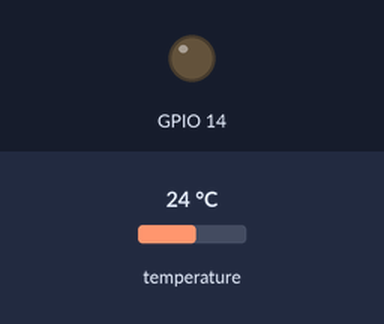
Bench run of a program on a simulated ESP8266 (NodeMCU). Shown: output pins drawn as LEDs (lit = HIGH). The inputs (shaded band) are chosen by the test bench; at power-on: temperature 24 °C. WiFi joins after 1.5 s; servers stay silent unless stated; what the program prints to the serial monitor is not drawn.

Above: at 20.1 s.
At 46.6 s:
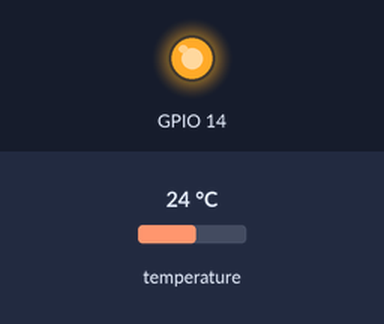
Timing chart, 0 to 78.2 s (numbered marks = the images above):
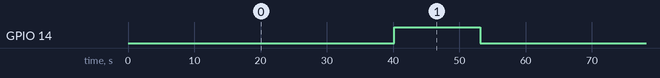

The program:

main.cpp
```cpp
#include <Arduino.h>
#include <Ticker.h>

#include <main.h>

Ticker timerISR;
uint8 Main_OneTimeCounter = 1U;
String Main_SerialPrint = "";


void setup() {
  /* Initialize Global timer */
  GlobalTimer = 0U;

  Serial.begin(SERIAL_BAUDRATE);

#ifdef SERIAL_PRINT_MAIN
  Main_SerialPrint = "Main: Init Start.";
  Serial.println(Main_SerialPrint);
#endif
  /* Call Task Manager Init function */
  TaskMgr_Init();

  /* Attach handler to timer interrupt */
  timerISR.attach(0.5,HandleTimerInterrupt);

#ifdef SERIAL_PRINT_MAIN
  Main_SerialPrint = "Main: Init Stop.";
  Serial.println(Main_SerialPrint);
#endif

}

void loop() {
  if (0U < Main_OneTimeCounter)
  {
    Main_OneTimeCounter = 0U;
#ifdef SERIAL_PRINT_MAIN
    Main_SerialPrint = "Main: Loop Start.";
    Serial.println(Main_SerialPrint);
#endif
  }
  else
  {
    /* do nothing */
  }


  /* Execute task manager */
  TaskMgr_Main();
}

void HandleTimerInterrupt(void)
{
  /* Increment global timer. */
  GlobalTimer++;

  if (0U == (GlobalTimer % TIMER_1S))
  {
    /* Flag 1s Task as to be executed */
    Rte_IWrite_TaskMgr_Handler_Flags |= 1 << TIMER_1S_ID;
  }
  else
  {
    /* do nothing */
  }
  if (0U == (GlobalTimer % TIMER_5S))
  {
    /* Flag 5s Task as to be executed */
    Rte_IWrite_TaskMgr_Handler_Flags |= 1 << TIMER_5S_ID;
  }
  else
  {
    /* do nothing */
  }
  if (0U == (GlobalTimer % TIMER_10S))
  {
    /* Flag 10s Task as to be executed */
    Rte_IWrite_TaskMgr_Handler_Flags |= 1 << TIMER_10S_ID;
  }
  else
  {
    /* do nothing */
  }
  if (0U == (GlobalTimer % TIMER_30S))
  {
    /* Flag 30s Task as to be executed */
    Rte_IWrite_TaskMgr_Handler_Flags |= 1 << TIMER_30S_ID;
  }
  else
  {
    /* do nothing */
  }
  if (0U == (GlobalTimer % TIMER_1M))
  {
    /* Flag 1m Task as to be executed */
    Rte_IWrite_TaskMgr_Handler_Flags |= 1 << TIMER_1M_ID;
  }
  else
  {
    /* do nothing */
  }
  if (GlobalTimer == TIMER_1M)
  {
    /* Reset timer */
    GlobalTimer = 0;
  }
  else
  {
    /* do nothing */
  }
}
```

BlynkClient.h
```cpp
#ifndef BLYNKCLIENT_H
#define BLYNKCLIENT_H 1
/**************** Includes ************/
#include <Arduino.h>


/**************** Defines ************/
#define BLYNKCLIENT_SEND_DATA_ID          0U
#define BLYNKCLIENT_SEND_NOTIF_ID         1U

/**************** Varables ************/


/**************** Functions ************/
void BlynkClient_Init(void);
void BlynkClient_Main(void);

#endif
```

Rte_Types.h
```cpp
#ifndef RTE_TYPES_H
#define RTE_TYPES_H 1
/**************** Includes ************/
#include <Arduino.h>


/**************** Data Types ************/
typedef struct Rte_Temperature_Reading_Type_Tag
{
    float      Data;
    uint8       Qf;
}Rte_Temperature_Reading_Type;


/**************** Varables ************/


/**************** Functions ************/
void Rte_Init(void);


#endif
```

TCPClient.h
```cpp
#ifndef TCPCLIENT_H
#define TCPCLIENT_H 1
/**************** Includes ************/
#include <Arduino.h>


/**************** Defines ************/
#define TCPCLIENT_SEND_DATA_ID          0U
#define TCPCLIENT_SERVER_TEST_ID        1U


/**************** Varables ************/


/**************** Functions ************/
void TCPClient_Init();
void TCPClient_Main();


#endif
```

TaskMgr.h
```cpp
#ifndef TASKMGR_H
#define TASKMGR_H 1
/**************** Includes ************/
#include <Arduino.h>


/**************** Defines ************/
#define TIMER_1S                2U
#define TIMER_5S                10U
#define TIMER_10S               20U
#define TIMER_30S               60U
#define TIMER_1M                120U /* put back to 120 */


#define TIMER_1S_ID             0U
#define TIMER_5S_ID             1U
#define TIMER_10S_ID            2U
#define TIMER_30S_ID            3U
#define TIMER_1M_ID             4U

#define NUMBER_OF_TIMERS        5U


/**************** Varables ************/


/**************** Functions ************/

void TaskMgr_Init(void);
void TaskMgr_Main(void);


#endif
```

Temperature.h
```cpp
#ifndef TEMPERATURE_H
#define TEMPERATURE_H 1
/**************** Includes ************/
#include <Arduino.h>


/**************** Defines ************/

#define TEMPERATURE_HANDLE_READING_ID       0U

#define TEMPERATURE_READ_TEMP_FACTOR   10U /* Multiplication factor of the sensor data */


/**************** Varables ************/


/**************** Functions ************/
void Temperature_Init(void);
void Temperature_Main(void);


#endif
```

BlynkClient.cpp
```cpp
#include <BlynkClient.h>


#include "BlynkClient_Priv.h"
#include "CompilerSwitch.h"

//#define BLYNK_PRINT Serial
//#define BLYNK_DEBUG

/* Global Variables */

BlynkClient_Data_Type BlynkClient_Data;

String BlynkClient_PrintString;

uint8 BlynkClient_OneTimeCounter = 1U;
String BlynkClient_SerialPrint = "";


/* Functions */
/********************************************************
* BlynkClient Init function.
********************************************************/
void BlynkClient_Init(void)
{
#ifdef SERIAL_PRINT_BLYNK
  BlynkClient_SerialPrint = "BlynkClient: Init Start.";
  Serial.println(BlynkClient_SerialPrint);
#endif

    BlynkClient_Data.State = BLYNKCLIENT_STATE_INIT;
    BlynkClient_Data.Notification = BLYNKCLIENT_NO_NOTIFICATION;
    /* Init with max value to start connect at startup.*/
    BlynkClient_Data.ReconnectCounter = BLYNKCLIENT_RECONNECT_WAIT_TIME;

    Rte_IRead_BlynkClient_ActionFlags = 0U;

    BlynkClient_PrintString = "";

    /* WiFi Configuration */
    WiFi.mode(WIFI_STA);
    if (WiFi.status() != WL_CONNECTED)
    {
#ifdef SERIAL_PRINT_BLYNK
        BlynkClient_SerialPrint = "BlynkClient: Wifi Start.";
        Serial.println(BlynkClient_SerialPrint);
#endif
        WiFi.begin(Blynk_WiFi_Name, Blynk_WiFi_Password);
#ifdef SERIAL_PRINT_BLYNK
        BlynkClient_SerialPrint = "BlynkClient: Wifi Stop.";
        Serial.println(BlynkClient_SerialPrint);
#endif
    }

#ifdef SERIAL_PRINT_BLYNK
  BlynkClient_SerialPrint = "BlynkClient: Init Stop.";
  Serial.println(BlynkClient_SerialPrint);
#endif

}
/********************************************************
* BlynkClient Main function.
********************************************************/
void BlynkClient_Main(void)
{
    if (0U < BlynkClient_OneTimeCounter)
    {
        BlynkClient_OneTimeCounter = 0U;
#ifdef SERIAL_PRINT_BLYNK
        BlynkClient_SerialPrint = "BlynkClient: Loop Start.";
        Serial.println(BlynkClient_SerialPrint);
#endif
    }
    else
    {
        /* do nothing */
    }

     blynkclient_CheckWiFiState();
}

/********************************************************
* BlynkClient chech connection status to the WiFI.
********************************************************/
void blynkclient_CheckWiFiState(void)
{
   if(WiFi.status() != WL_CONNECTED)
   {
       Rte_IWrite_BlynkClient_WifiStatus = WIFI_STATUS_NOT_CONNECTED;
#ifdef SERIAL_PRINT_BLYNK
            BlynkClient_PrintString = "Blynk: WiFI Not connected ";
            //Serial.println(BlynkClient_PrintString);
#endif
   }
   else
   {
       Rte_IWrite_BlynkClient_WifiStatus = WIFI_STATUS_CONNECTED;
#ifdef SERIAL_PRINT_BLYNK
            BlynkClient_PrintString = "Blynk: WiFi Connected ";
            //Serial.println(BlynkClient_PrintString);
#endif

   }

}
```

BlynkClient_Priv.h
```cpp
#ifndef BLYNKCLIENT_PRIV_H
#define BLYNKCLIENT_PRIV_H 1
/**************** Includes ************/
#include <Arduino.h>
#include <ESP8266WiFi.h>
#include <BlynkSimpleEsp8266.h>
#include <Rte_Types.h>


/**************** Defines ************/
#define BLYNKCLIENT_PORT    8080U

#define IP_1st              192U
#define IP_2nd              168U
#define IP_3rd              0U
#define IP_4th              123U
//#define IP_4th              131U


#define BLYNKCLIENT_STATE_INIT              1U
#define BLYNKCLIENT_STATE_CONNECTED         2U
#define BLYNKCLIENT_STATE_NOT_CONNECTED     3U


#define BLYNKCLIENT_RECONNECT_WAIT_TIME     30U

#define BLYNKCLIENT_NO_NOTIFICATION         0U

#define BLYNKCLIENT_TEMP_SCALE              10U

/**************** Varables ************/

typedef struct BlynkClient_Data_Type_Tag
{
    uint8       State;
    uint8       Notification;
    uint8       ReconnectCounter;
}BlynkClient_Data_Type;

extern Rte_Temperature_Reading_Type Rte_Temperature_ReadedTemp;
#define Rte_IRead_BlynkClient_ReadedTemperature    Rte_Temperature_ReadedTemp

extern uint8 Rte_BlynkClient_ActionFlags;
#define Rte_IRead_BlynkClient_ActionFlags Rte_BlynkClient_ActionFlags

extern uint8 Rte_BlynkClient_WiFiStatus;
#define Rte_IWrite_BlynkClient_WifiStatus Rte_BlynkClient_WiFiStatus

extern uint8 Rte_BlynkClient_ServerConnStatus;
#define Rte_IWrite_BlynkClient_ServerConnStatus Rte_BlynkClient_ServerConnStatus


/**************** Functions ************/
void blynkclient_CheckWiFiState(void);

#endif
```

CompilerSwitch.h
```cpp
#ifndef COMPILER_SWITCH_H
#define COMPILER_SWITCH_H 1
/* This header shall be included in everi software component.
    This header includes defines which are used as compiler switches. */

#define SERIAL_PRINT_TCP_DATA_TO_SERVER         1U /* If this define exist serial prints are working for TcpClient module */

#define SERIAL_PRINT_MAIN                       1U /* If this define exist serial prints are working for TcpClient module */
#define SERIAL_PRINT_TASKMGR                    1U /* If this define exist serial prints are working for TcpClient module */
#define SERIAL_PRINT_TCP                        1U /* If this define exist serial prints are working for TcpClient module */
#define SERIAL_PRINT_TEMP                       1U /* If this define exist serial prints are working for Temperature module */
#define SERIAL_PRINT_BLYNK                      1U /* If this define exist serial prints are working for BlynkClient module */


/* Some other defines used by all the modules */
#define TRUE                    1U
#define FALSE                   0U

#define TEMPERATURE_QF_INIT             0U
#define TEMPERATURE_QF_GOOD             1U
#define TEMPERATURE_QF_FAILING          2U
#define TEMPERATURE_QF_BAD              3U


#define WIFI_STATUS_INIT                0U
#define WIFI_STATUS_CONNECTED           1U
#define WIFI_STATUS_NOT_CONNECTED       2U

#define BLYNK_SERVER_STATUS_INIT                0U
#define BLYNK_SERVER_STATUS_CONNECTED           1U
#define BLYNK_SERVER_STATUS_NOT_CONNECTED       2U

/***************** Configuration *****************/
const char Blynk_WiFi_Name[] = "N***i";          /* add your WiFi name (SSID) */
const char Blynk_WiFi_Password[] = "t***3";      /* add your WiFi password */

/*
#define BLYNK_SLAVE_ID                  1U      // Slave IDs start from 1
*/

#define BLYNK_SLAVE_ID                  2U      // Slave IDs start from 1

/*
#define BLYNK_SLAVE_ID                  3U      // Slave IDs start from 1
*/

/*************************************************/
#endif
```

Rte.cpp
```cpp
/**************** Includes ************/
#include <Arduino.h>
#include <Rte_Types.h>


/**************** Defines ************/


/**************** Varables ************/
/// OS ///
uint8 Rte_TaskMgr_Handler_Flags;
//------//

/// Temperature ///
Rte_Temperature_Reading_Type Rte_Temperature_ReadedTemp;
uint8 Rte_Temperature_ActionFlags;
//---------------//

/// Blynk ///
uint8 Rte_BlynkClient_ActionFlags;
uint8 Rte_BlynkClient_WiFiStatus;
uint8 Rte_BlynkClient_ServerConnStatus;
//---------//

/// TCP ///
uint8 Rte_TCPClient_ActionFlags;
//------//


/**************** Functions ************/
void Rte_Init(void)
{
    /// OS ///
    Rte_TaskMgr_Handler_Flags = 0U;
    //------//

    /// Temperature ///
    Rte_Temperature_ActionFlags = 0U;
    Rte_Temperature_ReadedTemp.Data = 0U;
    Rte_Temperature_ReadedTemp.Qf = 0U;
    //---------------//

    /// Blynk ///
    Rte_BlynkClient_ActionFlags = 0U;
    Rte_BlynkClient_WiFiStatus = 0U;
    Rte_BlynkClient_ServerConnStatus = 0U;
    //---------//

    /// TCP ///
    Rte_TCPClient_ActionFlags = 0U;
    //------//


}
```

TaskMgr.cpp
```cpp
#include <TaskMgr.h>
#include <Temperature.h>
#include <BlynkClient.h>
#include <TCPClient.h>

#include "TaskMgr_Priv.h"
#include "CompilerSwitch.h"

/* Global shared variables */
uint8 TaskMgr_InRunPrintCounter = 0U;
uint8 TaskMgr_OneTimeCounter = 1U;
String TaskMgr_SerialPrint = "";


void TaskMgr_Init(void)
{
#ifdef SERIAL_PRINT_TASKMGR
  TaskMgr_SerialPrint = "TaskMgr: Init Start.";
  Serial.println(TaskMgr_SerialPrint);
#endif

    /// OS ///
    /* Initialize timer handlers flag */
    Rte_IRead_TaskMgr_Handler_Flags = 0U;
    /* Call Rte_Init() */
    Rte_Init();
    //------//

    /// Temperature ///
    Temperature_Init();
    //---------------//

    /// TCP ///
    TCPClient_Init();
    //-------//

    /* Blynk init lasts much time so keep it in the last position. */
    /// Blynk ///
    BlynkClient_Init();
    //---------//

#ifdef SERIAL_PRINT_TASKMGR
  TaskMgr_SerialPrint = "TaskMgr: Init Stop.";
  Serial.println(TaskMgr_SerialPrint);
#endif

}

void TaskMgr_Main(void)
{
    if (0U < TaskMgr_OneTimeCounter)
    {
        TaskMgr_OneTimeCounter = 0U;
#ifdef SERIAL_PRINT_TASKMGR
        TaskMgr_SerialPrint = "TaskMgr: Loop Start.";
        Serial.println(TaskMgr_SerialPrint);
#endif
    }
    else
    {
        /* do nothing */
    }

    /* The order of the tasks are decreasing because rearly executed tasks set flags
        for often executed tasks */
    if(FALSE != (Rte_IRead_TaskMgr_Handler_Flags & (1 << TIMER_1M_ID)))
    {
        /* Reset flag */
        Rte_IRead_TaskMgr_Handler_Flags &= ~(1 << TIMER_1M_ID);
        /* Call handler */
        Handle_1m_Task();
    }
    else
    {
        /* code */
    }
    if(FALSE != (Rte_IRead_TaskMgr_Handler_Flags & (1 << TIMER_30S_ID)))
    {
        /* Reset flag */
        Rte_IRead_TaskMgr_Handler_Flags &= ~(1 << TIMER_30S_ID);
        /* Call handler */
        Handle_30s_Task();
    }
    else
    {
        /* code */
    }
    if(FALSE != (Rte_IRead_TaskMgr_Handler_Flags & (1 << TIMER_10S_ID)))
    {
        /* Reset flag */
        Rte_IRead_TaskMgr_Handler_Flags &= ~(1 << TIMER_10S_ID);
        /* Call handler */
        Handle_10s_Task();
    }
    else
    {
        /* code */
    }
    if(FALSE != (Rte_IRead_TaskMgr_Handler_Flags & (1 << TIMER_5S_ID)))
    {
        /* Reset flag */
        Rte_IRead_TaskMgr_Handler_Flags &= ~(1 << TIMER_5S_ID);
        /* Call handler */
        Handle_5s_Task();
    }
    else
    {
        /* code */
    }
    if(FALSE != (Rte_IRead_TaskMgr_Handler_Flags & (1 << TIMER_1S_ID)))
    {
        /* Reset flag */
        Rte_IRead_TaskMgr_Handler_Flags &= ~(1 << TIMER_1S_ID);
        /* Call handler */
        Handle_1s_Task();
    }
    else
    {
        /* code */
    }
}

void Handle_1s_Task(void)
{
    Temperature_Main();
    BlynkClient_Main();
    TCPClient_Main();

    switch (TaskMgr_InRunPrintCounter)
    {
    case 0:
    {
        TaskMgr_InRunPrintCounter = 1U;
#ifdef SERIAL_PRINT_TASKMGR
        TaskMgr_SerialPrint = "TaskMgr: Running 1s.";
        Serial.println(TaskMgr_SerialPrint);
#endif
        break;
    }
    case 1:
    {
        TaskMgr_InRunPrintCounter = 2U;
#ifdef SERIAL_PRINT_TASKMGR
        TaskMgr_SerialPrint = "TaskMgr: Run: ";
        Serial.print(TaskMgr_SerialPrint);
#endif
        break;
    }
    case 2:
    {
        TaskMgr_InRunPrintCounter = 3U;
#ifdef SERIAL_PRINT_TASKMGR
        TaskMgr_SerialPrint = " W: " + String(Rte_IRead_TaskMgr_WifiStatus) + " B: " + String(Rte_IRead_TaskMgr_ServerConnStatus);
        Serial.print(TaskMgr_SerialPrint);
#endif
        break;
    }
    case 3:
    {
        TaskMgr_InRunPrintCounter = 4U;
#ifdef SERIAL_PRINT_TASKMGR
        //TaskMgr_SerialPrint = " .";
        TaskMgr_SerialPrint = " W: " + String(Rte_IRead_TaskMgr_WifiStatus) + " B: " + String(Rte_IRead_TaskMgr_ServerConnStatus);
        Serial.print(TaskMgr_SerialPrint);
#endif
        break;
    }
    case 4:
    {
        TaskMgr_InRunPrintCounter = 5U;
#ifdef SERIAL_PRINT_TASKMGR
        //TaskMgr_SerialPrint = " .";
        TaskMgr_SerialPrint = " W: " + String(Rte_IRead_TaskMgr_WifiStatus) + " B: " + String(Rte_IRead_TaskMgr_ServerConnStatus);
        Serial.print(TaskMgr_SerialPrint);
#endif
        break;
    }
    case 5:
    {
        TaskMgr_InRunPrintCounter = 1U;
#ifdef SERIAL_PRINT_TASKMGR
        //TaskMgr_SerialPrint = " .";
        TaskMgr_SerialPrint = " W: " + String(Rte_IRead_TaskMgr_WifiStatus) + " B: " + String(Rte_IRead_TaskMgr_ServerConnStatus);
        Serial.println(TaskMgr_SerialPrint);
#endif
        break;
    }


    default:
        break;
    }

}
void Handle_5s_Task(void)
{
}
void Handle_10s_Task(void)
{
    /* Set flag for Temperature to handle reading */
    Rte_IWrite_TaskMgr_Temperature_ActionFlags |= (1 << TEMPERATURE_HANDLE_READING_ID);
}
void Handle_30s_Task(void)
{
}
void Handle_1m_Task(void)
{
    /* Set flag for Blynk to send data to server */
    Rte_IWrite_TaskMgr_BlynkClient_ActionFlags |= (1 << BLYNKCLIENT_SEND_DATA_ID);
    /* Set flag for TCP to send data to server */
    Rte_IRead_TcpClient_Handler_Flags |= (1 << TCPCLIENT_SEND_DATA_ID);
}
```

TaskMgr_Priv.h
```cpp
#ifndef TASKMGR_PRIV_H
#define TASKMGR_PRIV_H 1
/**************** Includes ************/
#include <Arduino.h>
#include <Rte_Types.h>


/**************** Defines ************/


/**************** Varables ************/
/// OS ///
extern uint8 Rte_TaskMgr_Handler_Flags;
#define Rte_IRead_TaskMgr_Handler_Flags    Rte_TaskMgr_Handler_Flags
//-----//
/// Temperature ///
extern uint8 Rte_Temperature_ActionFlags;
#define Rte_IWrite_TaskMgr_Temperature_ActionFlags    Rte_Temperature_ActionFlags
//---------------//
/// Blynk ///
extern uint8 Rte_BlynkClient_ActionFlags;
#define Rte_IWrite_TaskMgr_BlynkClient_ActionFlags    Rte_BlynkClient_ActionFlags

extern uint8 Rte_BlynkClient_WiFiStatus;
#define Rte_IRead_TaskMgr_WifiStatus Rte_BlynkClient_WiFiStatus

extern uint8 Rte_BlynkClient_ServerConnStatus;
#define Rte_IRead_TaskMgr_ServerConnStatus Rte_BlynkClient_ServerConnStatus

//---------//

/// TCP ///
extern uint8 Rte_TCPClient_ActionFlags;
#define Rte_IRead_TcpClient_Handler_Flags    Rte_TCPClient_ActionFlags
//-----//


/**************** Functions ************/
void Handle_1s_Task(void);
void Handle_5s_Task(void);
void Handle_10s_Task(void);
void Handle_30s_Task(void);
void Handle_1m_Task(void);


#endif
```

Source omitted: Temperature.cpp (8887 bytes), Temperature_Priv.h (1659 bytes), main.h (479 bytes)

Measured:
- by itself, GPIO 14: alternates HIGH for 13.0 s and LOW for 47.0 s
